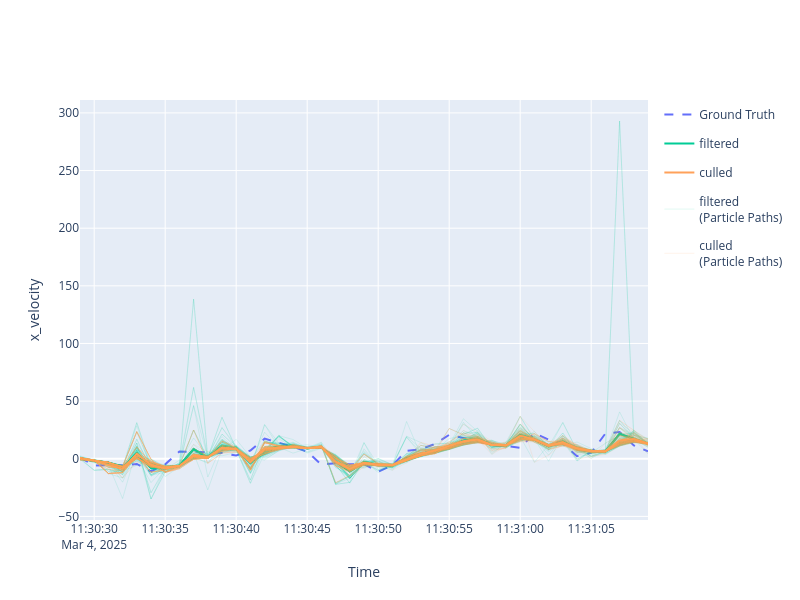

Source (notebook cell):
### Code cell
# As mentioned, the effect of smoothing is far clearer in 1D. Below we add the new path trajectory to the velocity plot, 
# We set 'plot_particle_paths'= True to show the individual particle trajectories. 

# We first re-plot the initial filtered track with this set to True to view the effect of the particle path smoother
x_vel_plotter.plot_tracks(track, [1], plot_particle_paths=True, label='filtered', mode='lines',line=dict(color=colors_dict['track'])) 
# And now plot the culled track
x_vel_plotter.plot_tracks(culled_track, [1], plot_particle_paths=True, label='culled',mode='lines',line=dict(color=colors_dict['culled_track']))

x_vel_plotter.fig

# As shown below, the less likely estimates in the filtered track are removed after smoothing.
